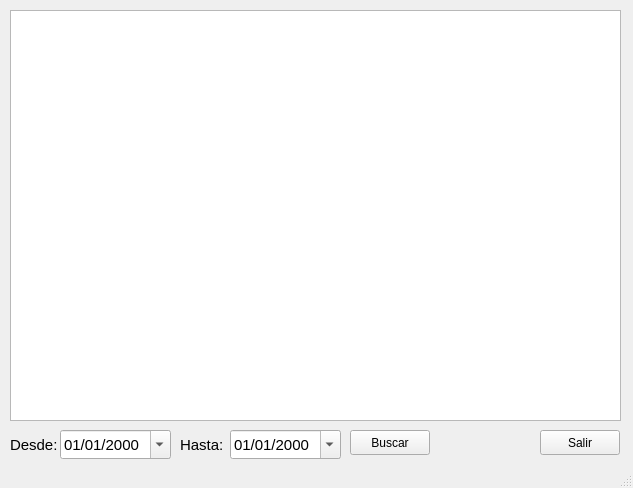
<?xml version="1.0" encoding="UTF-8"?>
<ui version="4.0">
 <class>Grafica</class>
 <widget class="QMainWindow" name="Grafica">
  <property name="geometry">
   <rect>
    <x>0</x>
    <y>0</y>
    <width>633</width>
    <height>488</height>
   </rect>
  </property>
  <property name="windowTitle">
   <string>MainWindow</string>
  </property>
  <widget class="QWidget" name="centralwidget">
   <widget class="PlotWidget" name="graphicsView">
    <property name="geometry">
     <rect>
      <x>10</x>
      <y>10</y>
      <width>611</width>
      <height>411</height>
     </rect>
    </property>
   </widget>
   <widget class="QPushButton" name="buscarGrafica">
    <property name="geometry">
     <rect>
      <x>350</x>
      <y>430</y>
      <width>80</width>
      <height>25</height>
     </rect>
    </property>
    <property name="text">
     <string>Buscar</string>
    </property>
   </widget>
   <widget class="QLabel" name="label_5">
    <property name="geometry">
     <rect>
      <x>10</x>
      <y>430</y>
      <width>49</width>
      <height>29</height>
     </rect>
    </property>
    <property name="font">
     <font>
      <pointsize>11</pointsize>
      <kerning>true</kerning>
     </font>
    </property>
    <property name="text">
     <string>Desde:</string>
    </property>
   </widget>
   <widget class="QLabel" name="label_4">
    <property name="geometry">
     <rect>
      <x>180</x>
      <y>430</y>
      <width>45</width>
      <height>29</height>
     </rect>
    </property>
    <property name="font">
     <font>
      <pointsize>11</pointsize>
      <kerning>true</kerning>
     </font>
    </property>
    <property name="text">
     <string>Hasta:</string>
    </property>
   </widget>
   <widget class="QDateEdit" name="FechaGraficaDesde">
    <property name="geometry">
     <rect>
      <x>60</x>
      <y>430</y>
      <width>111</width>
      <height>29</height>
     </rect>
    </property>
    <property name="font">
     <font>
      <pointsize>11</pointsize>
      <kerning>true</kerning>
     </font>
    </property>
    <property name="displayFormat">
     <string>dd/MM/yyyy</string>
    </property>
    <property name="calendarPopup">
     <bool>true</bool>
    </property>
   </widget>
   <widget class="QDateEdit" name="FechaGraficaHasta">
    <property name="geometry">
     <rect>
      <x>230</x>
      <y>430</y>
      <width>111</width>
      <height>29</height>
     </rect>
    </property>
    <property name="font">
     <font>
      <pointsize>11</pointsize>
      <kerning>true</kerning>
     </font>
    </property>
    <property name="displayFormat">
     <string>dd/MM/yyyy</string>
    </property>
    <property name="calendarPopup">
     <bool>true</bool>
    </property>
   </widget>
   <widget class="QPushButton" name="salirGrafica">
    <property name="geometry">
     <rect>
      <x>540</x>
      <y>430</y>
      <width>80</width>
      <height>25</height>
     </rect>
    </property>
    <property name="text">
     <string>Salir</string>
    </property>
   </widget>
  </widget>
  <widget class="QStatusBar" name="statusbar"/>
 </widget>
 <customwidgets>
  <customwidget>
   <class>PlotWidget</class>
   <extends>QGraphicsView</extends>
   <header>pyqtgraph</header>
  </customwidget>
 </customwidgets>
 <resources/>
 <connections/>
</ui>
